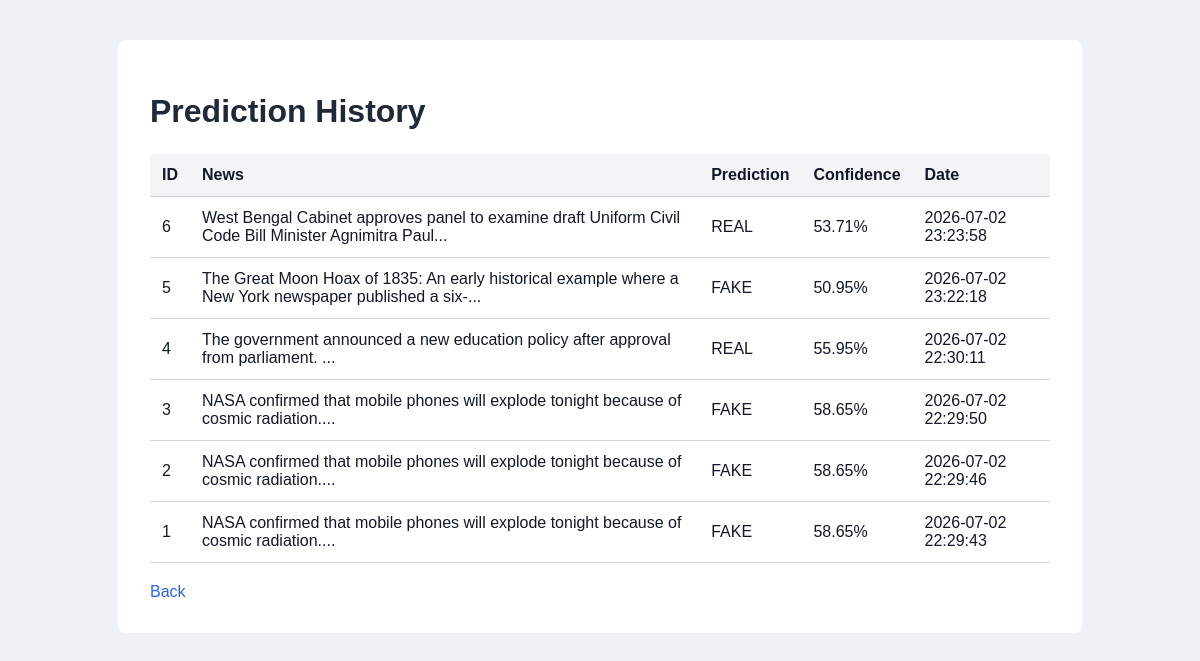
/dashboard, run on the app's committed database.
### tables this page shows
CREATE TABLE predictions (
            id INTEGER PRIMARY KEY AUTOINCREMENT,
            news_text TEXT,
            prediction TEXT,
            confidence REAL,
            created_at TEXT
        );

### app.py (the view)
@app.route("/dashboard")
def dashboard():
    records = get_all_predictions()
    return render_template("dashboard.html", records=records)

### src/database.py (called while the page is built)
def get_all_predictions():
    connection = sqlite3.connect(DB_NAME)
    cursor = connection.cursor()
    cursor.execute("SELECT * FROM predictions ORDER BY id DESC")
    rows = cursor.fetchall()
    connection.close()
    return rows

### templates/dashboard.html (shortened to what this page needs)
<!DOCTYPE html>
<html>
<head>
    <link rel="stylesheet" href="/static/style.css">
</head>
<body>
    <main class="container">
        <h1>Prediction History</h1>
        <table>
            <tr>
                <th>ID</th>
                <th>News</th>
                <th>Prediction</th>
                <th>Confidence</th>
                <th>Date</th>
            </tr>
            {% for record in records %}
            <tr>
                <td>{{ record[0] }}</td>
                <td>{{ record[1][:100] }}...</td>
                <td>{{ record[2] }}</td>
                <td>{{ record[3] }}%</td>
                <td>{{ record[4] }}</td>
            </tr>
            {% endfor %}
        </table>
        <a href="/">Back</a>
    </main>
</body>
</html>

### static/style.css (style rules this page uses)
body { margin: 0; font-family: Arial, sans-serif; background: #eef2f7; color: #111827; }
.container { max-width: 900px; margin: 40px auto; background: white; padding: 32px; border-radius: 8px; }
h1 { color: #1f2937; }
a { display: inline-block; margin-top: 20px; margin-right: 12px; color: #2563eb; text-decoration: none; }
table { width: 100%; border-collapse: collapse; margin-top: 24px; }
th, td { padding: 12px; border-bottom: 1px solid #d1d5db; text-align: left; }
th { background: #f3f4f6; }

### data on the page
predictions: id "6", news_text "West Bengal Cabinet approves panel to examine draft Uniform Civil Code Bill Minister Agnimitra Paul", prediction "REAL", confidence "53.71", created_at "2026-07-02 23:23:58"
predictions: id "5", news_text "The Great Moon Hoax of 1835: An early historical example where a New York newspaper published a six-", prediction "FAKE", confidence "50.95", created_at "2026-07-02 23:22:18"
predictions: id "4", news_text "The government announced a new education policy after approval from parliament.", prediction "REAL", confidence "55.95", created_at "2026-07-02 22:30:11"
predictions: id "3", news_text "NASA confirmed that mobile phones will explode tonight because of cosmic radiation.", prediction "FAKE", confidence "58.65", created_at "2026-07-02 22:29:50"
predictions: id "2", news_text "NASA confirmed that mobile phones will explode tonight because of cosmic radiation.", prediction "FAKE", confidence "58.65", created_at "2026-07-02 22:29:46"
predictions: id "1", news_text "NASA confirmed that mobile phones will explode tonight because of cosmic radiation.", prediction "FAKE", confidence "58.65", created_at "2026-07-02 22:29:43"
